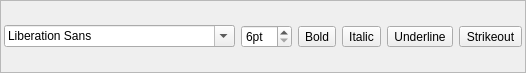
<?xml version="1.0" encoding="UTF-8"?>
<ui version="4.0">
 <class>FontPicker</class>
 <widget class="QFrame" name="FontPicker">
  <property name="geometry">
   <rect>
    <x>0</x>
    <y>0</y>
    <width>521</width>
    <height>73</height>
   </rect>
  </property>
  <property name="windowTitle">
   <string>Frame</string>
  </property>
  <property name="frameShape">
   <enum>QFrame::StyledPanel</enum>
  </property>
  <property name="frameShadow">
   <enum>QFrame::Raised</enum>
  </property>
  <layout class="QHBoxLayout" name="horizontalLayout">
   <property name="leftMargin">
    <number>3</number>
   </property>
   <property name="topMargin">
    <number>0</number>
   </property>
   <property name="rightMargin">
    <number>3</number>
   </property>
   <property name="bottomMargin">
    <number>0</number>
   </property>
   <item>
    <widget class="QFontComboBox" name="fontComboBox"/>
   </item>
   <item>
    <widget class="QSpinBox" name="fontSizeSpinBox">
     <property name="suffix">
      <string>pt</string>
     </property>
     <property name="minimum">
      <number>6</number>
     </property>
     <property name="maximum">
      <number>96</number>
     </property>
     <property name="value">
      <number>6</number>
     </property>
    </widget>
   </item>
   <item>
    <widget class="QToolButton" name="boldButton">
     <property name="text">
      <string>Bold</string>
     </property>
     <property name="icon">
      <iconset resource="../resources.qrc">
       <normaloff>:/resources/icons/actions/format-text-bold.png</normaloff>:/resources/icons/actions/format-text-bold.png</iconset>
     </property>
     <property name="checkable">
      <bool>true</bool>
     </property>
    </widget>
   </item>
   <item>
    <widget class="QToolButton" name="italicButton">
     <property name="text">
      <string>Italic</string>
     </property>
     <property name="icon">
      <iconset resource="../resources.qrc">
       <normaloff>:/resources/icons/actions/format-text-italic.png</normaloff>:/resources/icons/actions/format-text-italic.png</iconset>
     </property>
     <property name="checkable">
      <bool>true</bool>
     </property>
    </widget>
   </item>
   <item>
    <widget class="QToolButton" name="underlineButton">
     <property name="text">
      <string>Underline</string>
     </property>
     <property name="icon">
      <iconset resource="../resources.qrc">
       <normaloff>:/resources/icons/actions/format-text-underline.png</normaloff>:/resources/icons/actions/format-text-underline.png</iconset>
     </property>
     <property name="checkable">
      <bool>true</bool>
     </property>
    </widget>
   </item>
   <item>
    <widget class="QToolButton" name="strikeoutButton">
     <property name="text">
      <string>Strikeout</string>
     </property>
     <property name="icon">
      <iconset resource="../resources.qrc">
       <normaloff>:/resources/icons/actions/format-text-strikethrough.png</normaloff>:/resources/icons/actions/format-text-strikethrough.png</iconset>
     </property>
     <property name="checkable">
      <bool>true</bool>
     </property>
    </widget>
   </item>
  </layout>
 </widget>
 <resources>
  <include location="../resources.qrc"/>
 </resources>
 <connections/>
</ui>
